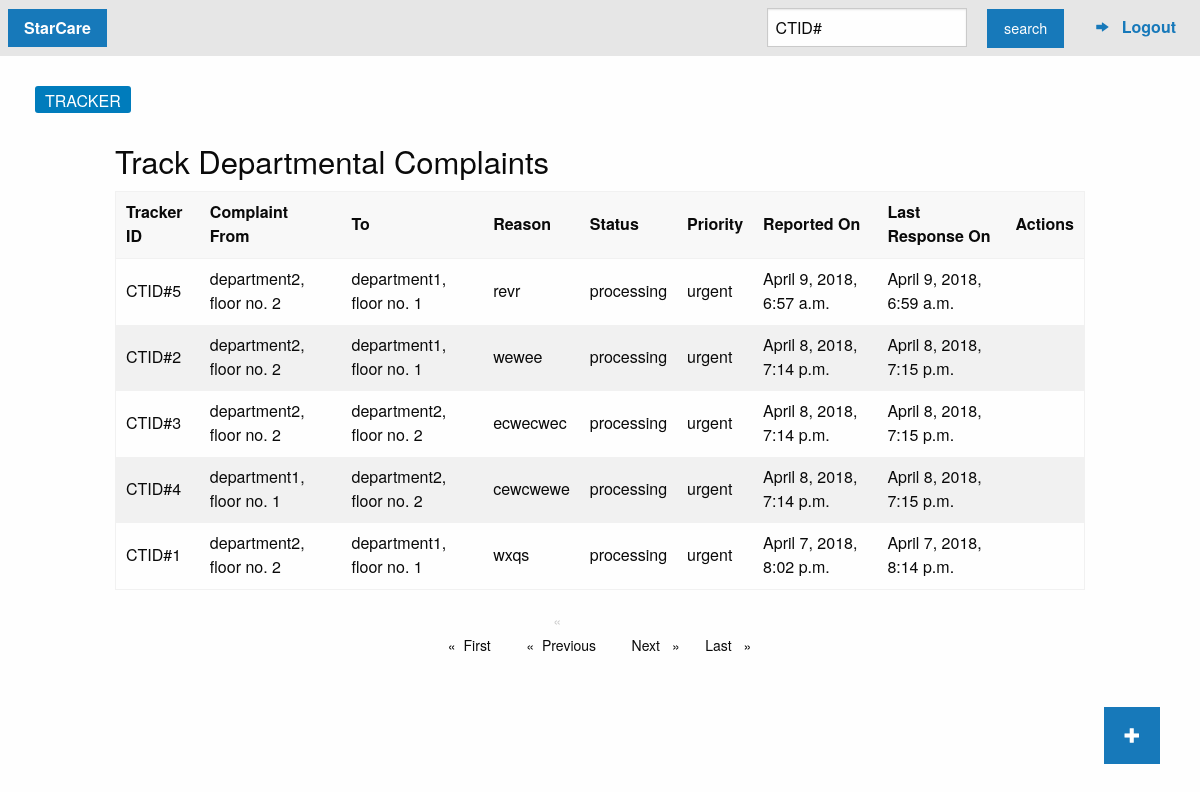
/tracker/ (signed in), run on an earlier commit of the app's database.
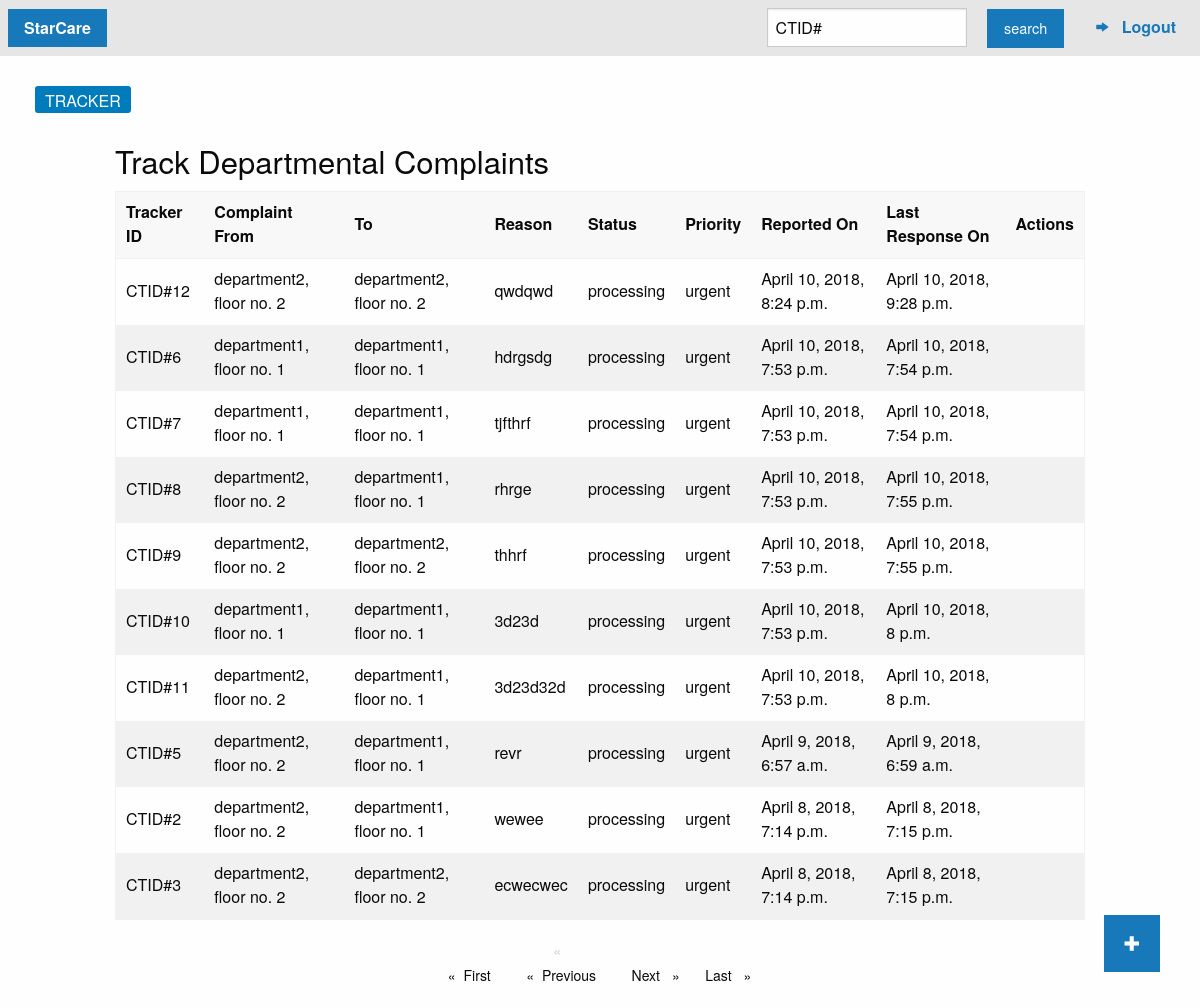
And on a later commit of the database.
### Tracker/models.py (models this page shows)
class TrackerMaster(models.Model):
    complaint_id = models.CharField(max_length=50, null=False, blank=False, default=generate_tracker_id)
    from_department = models.ForeignKey(Department, on_delete=models.DO_NOTHING, related_name='from_department')
    to_department = models.ForeignKey(Department, on_delete=models.DO_NOTHING, related_name='to_department')
    reason = models.TextField(null=False, blank=False)
    reported_date = models.DateTimeField(null=False, blank=False, default=datetime.now())
    priority = models.ForeignKey(Priority, null=True, blank=True, on_delete=models.DO_NOTHING)
    complaint_status = models.ForeignKey(TrackerStatus, on_delete=models.DO_NOTHING, default=1)
    updated_date = models.DateTimeField(auto_now=True)
    class Meta:
        verbose_name_plural = 'Complaint Tracker'

class Department(models.Model):
    name = models.CharField(max_length=150, null=False, blank=False)
    floor_number = models.PositiveIntegerField(null=False, blank=False)
    contact_number = models.CharField(max_length=14, null=True, blank=True)
    created_date = models.DateTimeField(auto_now_add=True)
    updated_date = models.DateTimeField(auto_now=True)
    def __str__(self):
        return '{}, floor no. {}'.format(self.name, self.floor_number)

class TrackerStatus(models.Model):
    name = models.CharField(max_length=150, null=False, blank=False)
    created_date = models.DateTimeField(auto_now_add=True)
    updated_date = models.DateTimeField(auto_now=True)
    def __str__(self):
        return '%s' % self.name
    class Meta:
        verbose_name_plural = 'Tracker Status'

class Priority(models.Model):
    name = models.CharField(max_length=50, null=False, blank=False)
    created_date = models.DateTimeField(auto_now_add=True)
    updated_date = models.DateTimeField(auto_now=True)
    def __str__(self):
        return '{}'.format(self.name)

### Tracker/views.py (the view)
# urls.py: path('', views.main_tracker, name="main_tracker"),
def main_tracker(request):
    if not request.session.get('user_department'):
        return redirect('make_login')
    if request.method == 'POST':
        input_data = NewComplaintForm(request.POST)
        if input_data.is_valid():
            input_data_stream = input_data.save(commit=False)
            input_data_stream.complaint_status = TrackerStatus.objects.get(name=Constants.processing)
            input_data_stream.save()
        else:
            print("error")
        return redirect('main_tracker')
    else:
        tracker_id = "CTID#{}".format(TrackerMaster.objects.count() + 1)
        if request.GET.get('q'):
            requested_id = request.GET.get('q', '')
            complaints_data = TrackerMaster.objects.filter(complaint_id=requested_id.upper())
        else:
            complaints_data = TrackerMaster.objects.order_by('-reported_date').all()
        if complaints_data.count() > 10:
            paginator = Paginator(complaints_data, 10)
            page = request.GET.get('page', 1)
            try:
                complaints_data = paginator.page(page)
            except EmptyPage:
                complaints_data = paginator.page(paginator.num_pages)
        print(complaints_data)
        return render(request, 'Tracker/index.html',
                      {"page_name": "tracker_home",
                       "login_status": True,
                       "complaint_list": complaints_data,
                       "new_complaint": NewComplaintForm,
                       "tracker_id": tracker_id}
                      )

### Tracker/models.py (called while the page is built)
def generate_tracker_id():
    return "CTID#{}".format(TrackerMaster.objects.count()+1)

### templates/Tracker/index.html (shortened to what this page needs)
{% extends "Tracker/base_tracker.html" %}
{% block bread_crumbs %}
<div class="grid-x grid-padding-x">
    <div class="cell shrink">
        <nav aria-label="You are here:" role="navigation" id="custom-breadcrumb-design">
            <ul class="breadcrumbs" id="custom-breadcrumb-style">
                <li><a href="/tracker">Tracker</a></li>
            </ul>
        </nav>
    </div>
</div>
{% endblock %}
{%block content_main%}
    <div class="grid-x grid-margin-x">
        <div class="cell large-offset-1 large-8">
            <div class="cell small-6 medium-6 large-6">
                <h3>Track Departmental Complaints</h3>
            </div>
        </div>
        <div class="cell large-offset-1 large-10">
            <table class="hover">
                <thead>
                    <tr>
                        <th>Tracker ID</th>
                        <th>Complaint From</th>
                        <th>To</th>
                        <th>Reason</th>
                        <th>Status</th>
                        <th>Priority</th>
                        <th>Reported On</th>
                        <th>Last Response On</th>
                        <th>Actions</th>
                    </tr>
                </thead>
                <tbody>
                    {% for complaints in complaint_list %}
                    <tr>
                        <td>{{ complaints.complaint_id }}</td>
                        <td>{{ complaints.from_department }}</td>
                        <td>{{ complaints.to_department }}</td>
                        <td>{{ complaints.reason }}</td>
                        <td>{{ complaints.complaint_status }}</td>
                        <td>{{ complaints.priority }}</td>
                        <td>{{ complaints.reported_date }}</td>
                        <td>{{ complaints.updated_date }}</td>
                        <td>
                        </td>
                    </tr>
                    {% endfor %}
                </tbody>
            </table>
        </div>
        <div class="cell large-offset-1 large-10">
            <div class="cell small-6 medium-6 large-6">
                <nav aria-label="Pagination">
                    <ul class="pagination text-center">
                        <li class="pagination-previous"><a href="?page=1" aria-label="Next page">First
                            <span class="show-for-sr">page</span></a></li>
                        {% if complaint_list.has_previous %}
                        <li class="pagination-previous"><a href="?page={{complaint_list.previous_page_number}}" aria-label="Next page">Previous
                            <span class="show-for-sr">page</span></a></li>
                        {% else %}
                        <li class="pagination-previous disabled"><a href="#" aria-label="Next page">Previous
                            <span class="show-for-sr">page</span></a></li>
                        {% endif %}
                        {% if complaint_list.has_next %}
                        <li class="pagination-next"><a href="?page={{complaint_list.next_page_number}}" aria-label="Next page">Next
                            <span class="show-for-sr">page</span></a></li>
                        {% else %}
                        <li class="pagination-next"><a href="#" aria-label="Next page">Next
                            <span class="show-for-sr">page</span></a></li>
                        {% endif %}
                        <li class="pagination-next"><a href="?page={{complaint_list.paginator.num_pages}}" aria-label="Next page">Last
                            <span class="show-for-sr">page</span></a></li>
                    </ul>
                </nav>
            </div>
        </div>
    </div>
    {% include 'Tracker/includes/new_complaint.html' %}
{% endblock %}

### templates/Tracker/base_tracker.html (shortened to what this page needs)
{% load static %}
<!DOCTYPE html>
<html lang="en">
<head>
{% block head %}
    {% block css_bootstrap %}
        <link href='{% static "foundation/css/foundation.css" %}' rel="stylesheet">
        <link href='{% static "foundation/foundation-icons/foundation-icons.css" %}' rel="stylesheet">
        <link href='{% static "foundation/foundation-icons/foundation-icons.[eot/ttf/svg/woff]" %}' rel="stylesheet">
        <link href='{% static "foundation/css/app.css" %}' rel="stylesheet">
    {% endblock %}
{% endblock %}
</head>
<body class="{% block body_classes %}{% endblock %}"
      id="{% block body_id %}{% endblock %}"{% block bodytag_extra %}{% endblock %}>
{% block body %}
    <div class="row">
        {% include "Tracker/includes/main_nav.html" %}
    </div>
    <div class="row" id="give-padding-for-base-page-breadcrumbs">
        {% block bread_crumbs %} {% endblock %}
    </div>
    <div class="grid-container fluid">
        {%block content_main%} {% endblock %}
    </div>
{% endblock %}
</body>
</html>

### templates/Tracker/includes/main_nav.html
<div class="top-bar" id="tracker-menu">
    <div class="top-bar-left">
        <ul class="menu" id="tracker-main-menu-custom-style">
        {% if login_status == True %}
            <li class="{% if page_name == 'tracker_home' %}active{% endif %}">
                <a href="/tracker">StarCare</a>
            </li>
        {% else %}
            <li class="active"><a href="#">StarCare</a></li>
        {% endif %}
        </ul>
    </div>
    <div class="top-bar-right">
        <ul class="menu">
        {% if login_status == True %}
        <form method="GET" action="" id="nav_search_form">
            <li><input type="search" placeholder="Search" name="q" type="text" id="complaint_id_text" value="CTID#"></li>
            <li><input type="submit" class="button" id="search_link" value="search"/></li>
        </form>
        <li>
            <a href="logout/" style="font-weight: bold !important;">
                <i class="fi-arrow-right"></i> &nbsp; Logout
            </a>
        </li>
        {% endif %}
        </ul>
    </div>
</div>

### templates/Tracker/includes/new_complaint.html (shortened to what this page needs)
<div id="new_complaint_button_container">
    <button class="button large" data-open="new_complaint_modal"><span class="fi-plus"></span></button>
</div>

### static/foundation/css/app.css (style rules this page uses)
#tracker-main-menu-custom-style li a { font-weight: bold !important; }
#custom-breadcrumb-style li a { font-size: 1rem !important; color:white !important; }
#give-padding-for-base-page-breadcrumbs { padding: 30px 0 10px 20px !important; }
#custom-breadcrumb-design { background-color: #007cbc !important; padding: 2px 10px 0px 10px !important; border-radius: 3px !important; }
#new_complaint_button_container { position:fixed !important; bottom: 20px !important; right: 40px !important; }
#nav_search_form li { display: inline-block !important; }

What changed in the data, as far as the page shows it:
no longer on this page (row unchanged): TrackerMaster: complaint_id "CTID#4", from_department "department1, floor no. 1", to_department "department2, floor no. 2", reason "cewcwewe", complaint_status "processing", priority "urgent", reported_date "April 8, 2018, 7:14 p.m.", updated_date "April 8, 2018, 7:15 p.m."
no longer on this page (row unchanged): TrackerMaster: complaint_id "CTID#1", from_department "department2, floor no. 2", to_department "department1, floor no. 1", reason "wxqs", complaint_status "processing", priority "urgent", reported_date "April 7, 2018, 8:02 p.m.", updated_date "April 7, 2018, 8:14 p.m."
added TrackerMaster: complaint_id "CTID#12", from_department "department2, floor no. 2", to_department "department2, floor no. 2", reason "qwdqwd", complaint_status "processing", priority "urgent", reported_date "April 10, 2018, 8:24 p.m.", updated_date "April 10, 2018, 9:28 p.m."
added TrackerMaster: complaint_id "CTID#6", from_department "department1, floor no. 1", to_department "department1, floor no. 1", reason "hdrgsdg", complaint_status "processing", priority "urgent", reported_date "April 10, 2018, 7:53 p.m.", updated_date "April 10, 2018, 7:54 p.m."
added TrackerMaster: complaint_id "CTID#7", from_department "department1, floor no. 1", to_department "department1, floor no. 1", reason "tjfthrf", complaint_status "processing", priority "urgent", reported_date "April 10, 2018, 7:53 p.m.", updated_date "April 10, 2018, 7:54 p.m."
added TrackerMaster: complaint_id "CTID#8", from_department "department2, floor no. 2", to_department "department1, floor no. 1", reason "rhrge", complaint_status "processing", priority "urgent", reported_date "April 10, 2018, 7:53 p.m.", updated_date "April 10, 2018, 7:55 p.m."
added TrackerMaster: complaint_id "CTID#9", from_department "department2, floor no. 2", to_department "department2, floor no. 2", reason "thhrf", complaint_status "processing", priority "urgent", reported_date "April 10, 2018, 7:53 p.m.", updated_date "April 10, 2018, 7:55 p.m."
added TrackerMaster: complaint_id "CTID#10", from_department "department1, floor no. 1", to_department "department1, floor no. 1", reason "3d23d", complaint_status "processing", priority "urgent", reported_date "April 10, 2018, 7:53 p.m.", updated_date "April 10, 2018, 8 p.m."
added TrackerMaster: complaint_id "CTID#11", from_department "department2, floor no. 2", to_department "department1, floor no. 1", reason "3d23d32d", complaint_status "processing", priority "urgent", reported_date "April 10, 2018, 7:53 p.m.", updated_date "April 10, 2018, 8 p.m."
